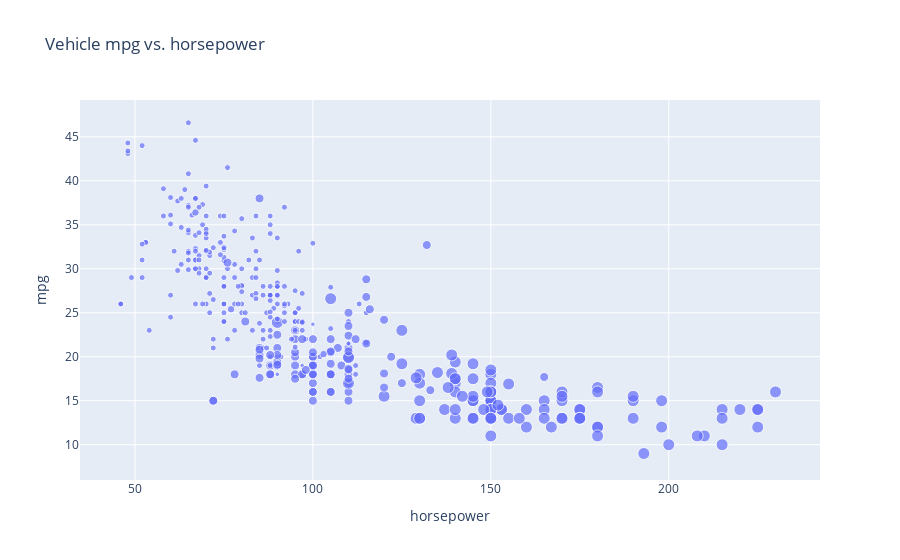

Write notebook code for a chart like this one.
### Code cell
data = [go.Scatter(x = df['horsepower'], y = df['mpg'], text = df['name'],
                  mode = 'markers', 
                   marker = dict(size=1.5*df['cylinders']))]
layout = go.Layout(title ='Vehicle mpg vs. horsepower',
                  xaxis = dict(title = 'horsepower'),
                  yaxis = dict(title = 'mpg'), hovermode='closest' )
fig = go.Figure(data, layout)
pyo.plot(fig, filename='bubble1.html')
fig.show()

### Figure 1 — Plotly figure (JSON) as saved in the notebook; plotly's stock layout.template omitted (floating-point values rounded to 4 significant figures; data arrays with more than 128 entries replaced by an {"elided": "..."} marker saying what was removed)
{"data": [{"marker": {"size": {"elided": "398 float values"}}, "mode": "markers", "text": {"elided": "398 str values"}, "type": "scatter", "x": {"elided": "398 str values"}, "y": {"elided": "398 float values"}}], "layout": {"hovermode": "closest", "title": {"text": "Vehicle mpg vs. horsepower"}, "xaxis": {"title": {"text": "horsepower"}}, "yaxis": {"title": {"text": "mpg"}}}}
